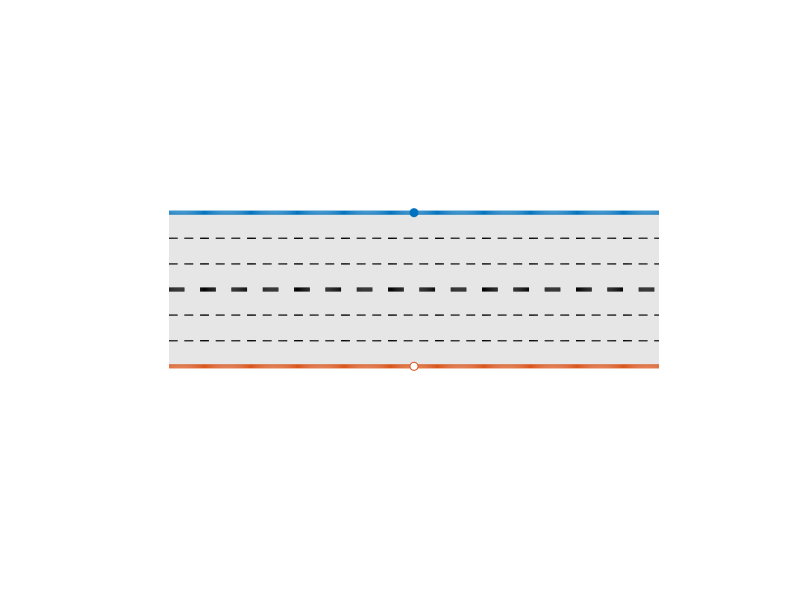
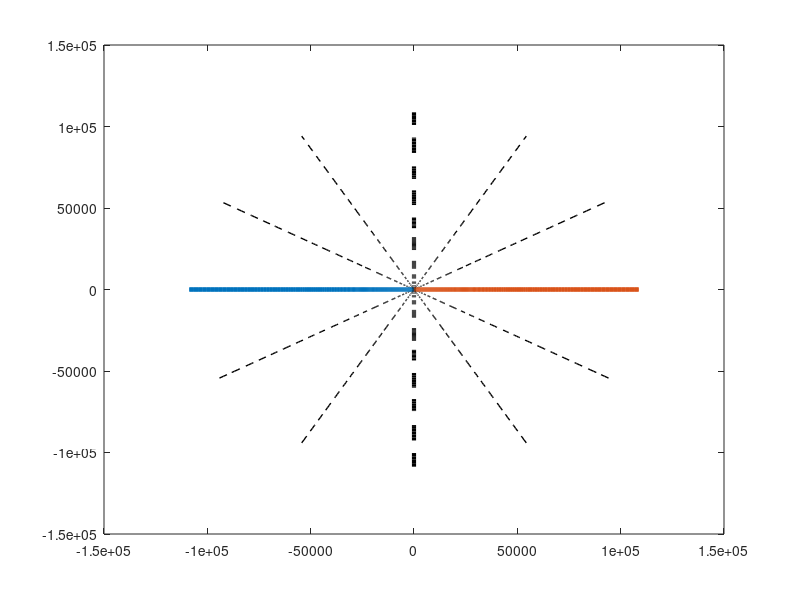

The MATLAB script that drew these images, in order: (Note: this script raises an error after producing the figures.)
clc, close all

d = pi/6;
ell = pi;
a = 0;

LW  = 'LineWidth'; lw = 3;
MFC = 'MarkerFaceColor';
cols = get(0, 'DefaultAxesColorOrder');
blue = cols(1,:);
red  = cols(2,:);
grey =.9*[1 1 1];

w = linspace(-10, 10, 1000);
wp = w + 1i*pi/2;
wm = w - 1i*pi/2;

k = 0;
N = 7;
for s = linspace(-pi/2, pi/2, N);
    k = k + 1;
    ww{k} = w + 1i*s + 1i*eps;
end
ww([1, (N+1)/2, end]) = [];
N = N - 3;

%%

figure(1)
fill([-10 10 10 -10 -10], pi/2*[-1 -1 1 1 -1], grey, ...
    'edgecolor', 'none'); hold on
for k = 1:N
    plot(ww{k}, '--k', LW, 1); hold on
end
plot(wp, LW, lw, 'color', blue); hold on
plot(wm, LW, lw, 'color', red); 
plot(w + 1i*eps, '--k', LW, lw)
plot(0, pi/2, 'o', 'color', blue, MFC, blue);
plot(0, -pi/2, 'o', 'color', red, MFC, 'w');
trim = 5;
plot(0, -trim, '.w', 'markerfacecolor', 'none', 'markersize', eps);
plot(0,  trim, '.w', 'markerfacecolor', 'none', 'markersize', eps);
axis equal off
axis(trim*[-1 1 -1 1])
set(gca, 'xtick', [],  'ytick', [])
hold off

print('-depsc2', ['../paper/figures/conformalmap_strip_a=', num2str(10*a)])

%%

figure(2)
z = @(w) .5*(ell^2-pi^2) + .5*1i*(pi^2+ell^2)*sinh(w);
c = 20;
b = (20-ell^2)*tan(d);
fill([-c c c -c -c ], [-c -c c c -c], grey, ...
    'edgecolor', 'none'); hold on
for k = 1:N
    plot(z(ww{k}), '--k', LW, 1); hold on
end
plot(z(wp), LW, lw, 'color', blue); hold on
plot(z(wm), LW, lw, 'color', red); 
plot(z(w), '--k', LW, lw)
plot(-ell^2, 0, 'o', 'color', blue, MFC, c1);
plot(pi^2,   0, 'o', 'color', red, MFC, 'w');
axis equal off
axis([-20 20 -20 20])
set(gca, 'xtick', [], 'ytick', [], 'box', 'off')
hold off

print('-depsc2', ['../paper/figures/conformalmap_elliptic_a=', num2str(10*a)])

%%

alignfigs

